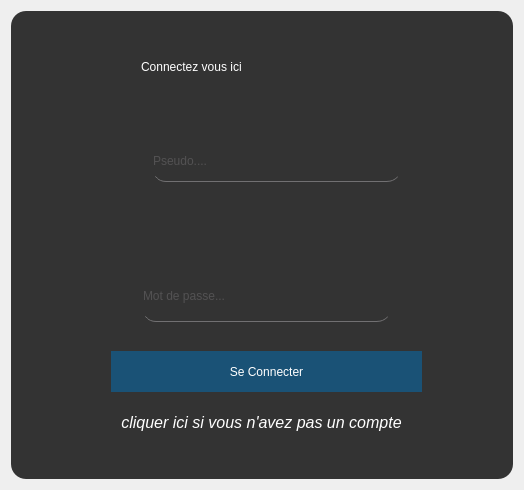
<?xml version="1.0" encoding="UTF-8"?>
<ui version="4.0">
 <class>connexion</class>
 <widget class="QWidget" name="connexion">
  <property name="geometry">
   <rect>
    <x>0</x>
    <y>0</y>
    <width>524</width>
    <height>490</height>
   </rect>
  </property>
  <property name="windowTitle">
   <string>Connexion</string>
  </property>
  <property name="accessibleName">
   <string>Connexion</string>
  </property>
  <layout class="QGridLayout" name="gridLayout">
   <item row="0" column="0">
    <widget class="QFrame" name="frameConnexion">
     <property name="styleSheet">
      <string notr="true">background-color: rgb(51, 51, 51);
border-radius: 15px;</string>
     </property>
     <property name="frameShape">
      <enum>QFrame::StyledPanel</enum>
     </property>
     <property name="frameShadow">
      <enum>QFrame::Raised</enum>
     </property>
     <widget class="QPushButton" name="pushButtonConnection">
      <property name="geometry">
       <rect>
        <x>100</x>
        <y>340</y>
        <width>311</width>
        <height>41</height>
       </rect>
      </property>
      <property name="styleSheet">
       <string notr="true">font: 16pt &quot;Roboto&quot;;
color: rgb(255, 255, 255);
background-color: rgb(26, 82, 118);
border-radius: 60px;
</string>
      </property>
      <property name="text">
       <string>Se Connecter</string>
      </property>
     </widget>
     <widget class="QLabel" name="label">
      <property name="geometry">
       <rect>
        <x>130</x>
        <y>40</y>
        <width>261</width>
        <height>31</height>
       </rect>
      </property>
      <property name="styleSheet">
       <string notr="true">font: 700 21pt &quot;Roboto&quot;;
color: rgb(255, 255, 255);</string>
      </property>
      <property name="text">
       <string>Connectez vous ici</string>
      </property>
     </widget>
     <widget class="QLineEdit" name="lineEditPseudo">
      <property name="geometry">
       <rect>
        <x>140</x>
        <y>130</y>
        <width>251</width>
        <height>41</height>
       </rect>
      </property>
      <property name="styleSheet">
       <string notr="true">background-color: transparent;
border: none;
color: rgb(113, 112, 114);
border-bottom: 1px solid #717072;</string>
      </property>
      <property name="text">
       <string/>
      </property>
      <property name="placeholderText">
       <string>Pseudo....</string>
      </property>
     </widget>
     <widget class="QLineEdit" name="lineEditMotDePasse">
      <property name="geometry">
       <rect>
        <x>130</x>
        <y>260</y>
        <width>251</width>
        <height>51</height>
       </rect>
      </property>
      <property name="styleSheet">
       <string notr="true">background-color: transparent;
border: none;
color: rgb(113, 112, 114);
border-bottom: 1px solid #717072;</string>
      </property>
      <property name="text">
       <string/>
      </property>
      <property name="echoMode">
       <enum>QLineEdit::Password</enum>
      </property>
      <property name="cursorPosition">
       <number>0</number>
      </property>
      <property name="dragEnabled">
       <bool>false</bool>
      </property>
      <property name="readOnly">
       <bool>false</bool>
      </property>
      <property name="placeholderText">
       <string>Mot de passe...</string>
      </property>
      <property name="clearButtonEnabled">
       <bool>true</bool>
      </property>
     </widget>
     <widget class="QPushButton" name="pushButtonPasCompte">
      <property name="geometry">
       <rect>
        <x>90</x>
        <y>400</y>
        <width>321</width>
        <height>23</height>
       </rect>
      </property>
      <property name="font">
       <font>
        <family>Arial</family>
        <pointsize>12</pointsize>
        <weight>50</weight>
        <italic>true</italic>
        <bold>false</bold>
       </font>
      </property>
      <property name="styleSheet">
       <string notr="true">font: italic 12pt &quot;Arial&quot;;
color: rgb(255, 255, 255);</string>
      </property>
      <property name="text">
       <string>cliquer ici si vous n'avez pas un compte</string>
      </property>
     </widget>
    </widget>
   </item>
  </layout>
 </widget>
 <resources/>
 <connections/>
</ui>
